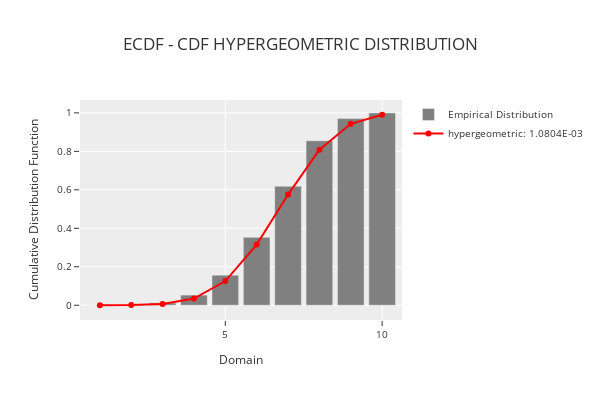

Notebook code cell kept with this figure:
### Code cell
phi.plot_ecdf_distribution("hypergeometric")

### Figure 1 — Plotly figure (JSON) as saved in the notebook; plotly's stock layout.template omitted (floating-point values rounded to 4 significant figures)
{"data": [{"marker": {"color": "rgba(128,128,128,1)"}, "name": "Empirical Distribution", "showlegend": true, "type": "bar", "x": [1, 2, 3, 4, 5, 6, 7, 8, 9, 10], "y": [0.0003, 0.0022, 0.0123, 0.0529, 0.1563, 0.3531, 0.6185, 0.8551, 0.9704, 1]}, {"line": {"color": "rgba(255,0,0,1)", "width": 2}, "mode": "lines+markers", "name": "hypergeometric: 1.0804E-03", "type": "scatter", "x": [1, 2, 3, 4, 5, 6, 7, 8, 9, 10], "y": [4.254e-05, 0.0007046, 0.006322, 0.03476, 0.1258, 0.3153, 0.5753, 0.8089, 0.9433, 0.9903]}], "layout": {"bargap": 0.15, "height": 400, "legend": {"font": {"size": 10}, "orientation": "v", "title": {}, "xanchor": "left", "y": 1, "yanchor": "auto"}, "title": {"text": "ECDF - CDF HYPERGEOMETRIC DISTRIBUTION"}, "width": 600, "xaxis": {"tickfont": {"size": 10}, "title": {"font": {"size": 12}, "text": "Domain"}}, "yaxis": {"tickfont": {"size": 10}, "title": {"font": {"size": 12}, "text": "Cumulative Distribution Function"}}}}
